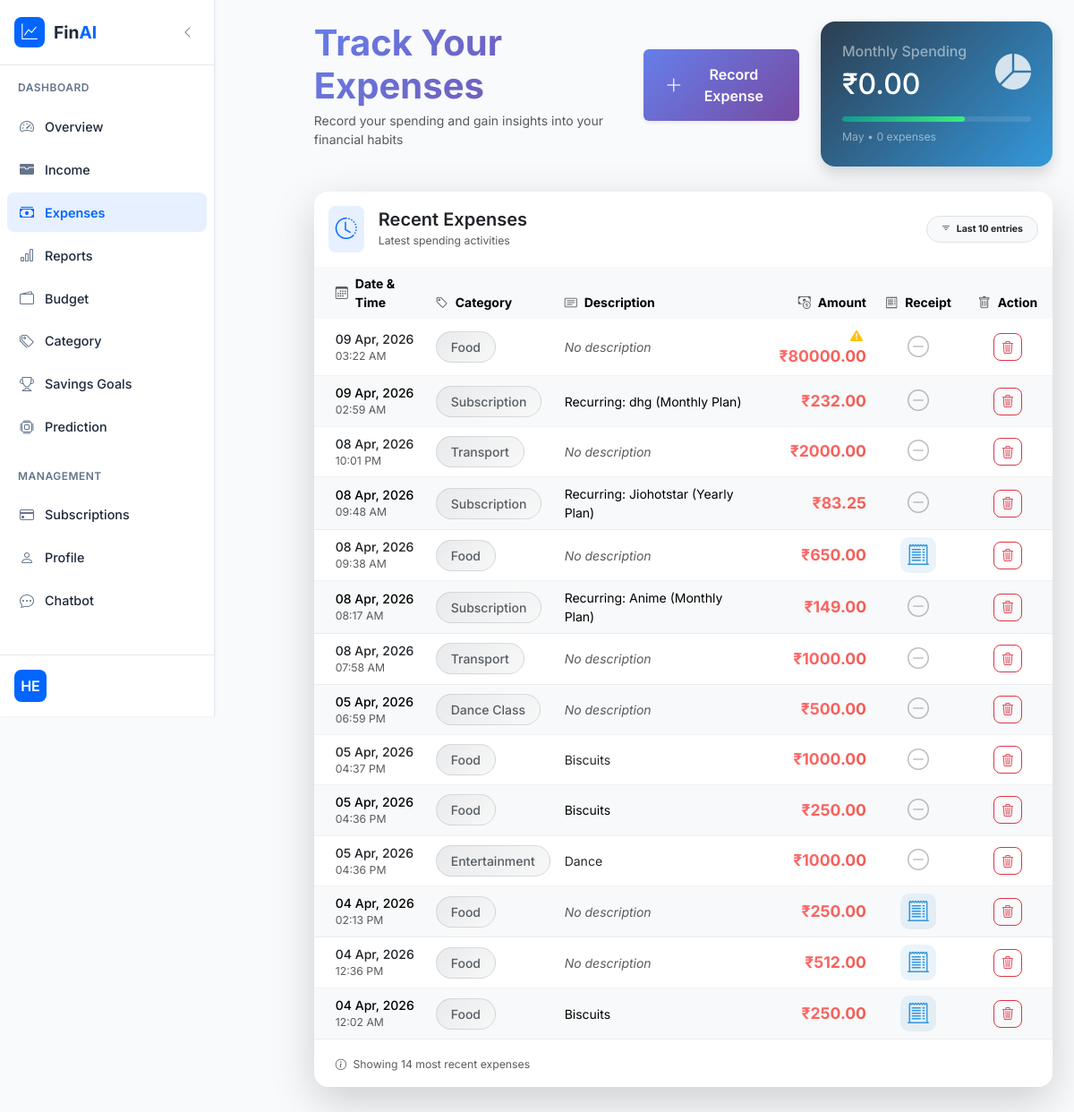
The app's page /add_expenses/ (signed in), older data.
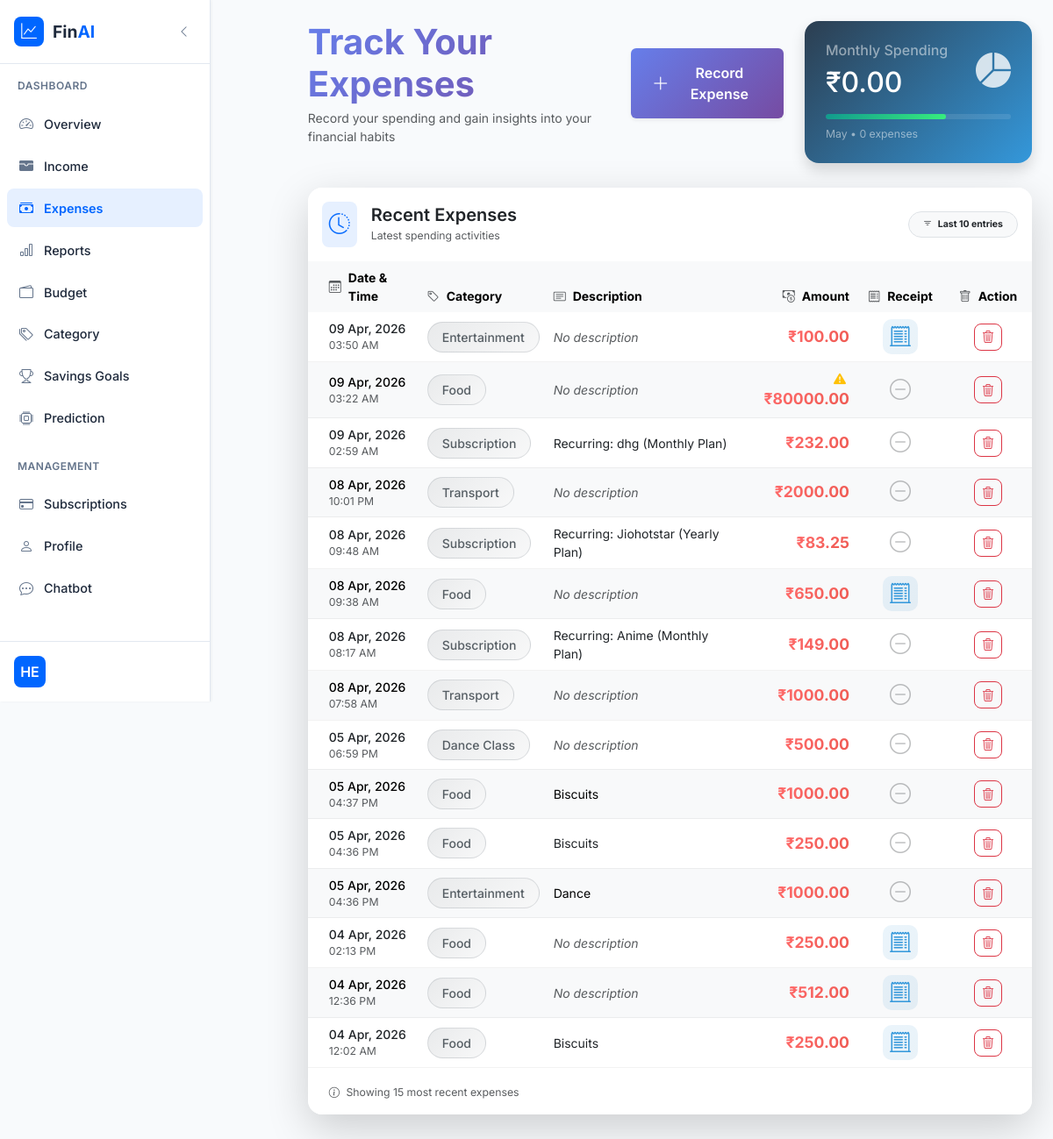
The same page, newer data.
### app/models.py (models this page shows)
class Addexpenses(models.Model):
    user = models.ForeignKey(User, on_delete=models.CASCADE, blank=True, null=True)
    category_name = models.CharField(max_length=50, null=True)
    time_stamp = models.DateTimeField(auto_now_add=True)
    spending_amount = models.FloatField(null=True)
    Buyed_Items = models.TextField(null=True)
    bill = models.FileField(upload_to='Bills/', null=True, blank=True)
    is_anomaly = models.BooleanField(default=False)
    class Meta:
        db_table = 'add_expenses'

### app/views.py (the view, shortened to what this page needs)
# urls.py: path('add_expenses/', add_expenses, name='add_expenses'),
def add_expenses(request):
    now = datetime.now()
    current_month = now.month
    current_year = now.year
    monthly_expenses_query = Addexpenses.objects.filter(
        user=request.user,
        time_stamp__month=current_month,
        time_stamp__year=current_year
    )
    total_spending = monthly_expenses_query.aggregate(Sum('spending_amount'))
    total_amount = total_spending['spending_amount__sum'] or 0
    expense_count = monthly_expenses_query.count()
    user_categories = Finanace_Category.objects.filter(user=request.user)
    recent_expenses = Addexpenses.objects.filter(user=request.user).order_by('-time_stamp')
    return render(request, 'add_expenses.html', {
        'user_categories': user_categories,
        'recent_expenses': recent_expenses,
        'total_amount': total_amount,
        'expense_count': expense_count  # <-- ADD THIS LINE
    })

### templates/add_expenses.html (shortened to what the changed rows need)
{% extends 'dashboard.html' %}
{% load static %}
{% block main %}
<div style="margin-left: 300px;">
<div class="dashboard-content">
    <div class="row mb-4">
        <div class="col-lg-8">
            <div class="d-flex flex-column flex-md-row justify-content-between align-items-start align-items-md-center mb-4 gap-3">
                <div>
                    <h1 class="mb-1 fw-bold gradient-text">Track Your Expenses</h1>
                </div>
            </div>
        </div>
        <div class="col-lg-4">
            <div class="stats-card bg-gradient-dark text-white p-4 rounded-4 shadow">
                <div class="d-flex justify-content-between align-items-center">
                    <div>
                        <h2 class="mb-0">₹{{ total_amount|default:"0.00"}}</h2>
                    </div>
                </div>
            </div>
        </div>
    </div>
    <div class="card border-0 shadow-lg rounded-4 overflow-hidden mb-5">
        <div class="card-body p-0">
            {% if recent_expenses %}
            <div class="table-responsive">
                <table class="table table-hover mb-0 align-middle">
                    <thead class="table-light">
                        <tr>
                            <th class="ps-4 border-0">
                                <span class="d-flex align-items-center">
                                    <i class="bi bi-calendar3 me-2 text-muted"></i>
                                    Date & Time
                                </span>
                            </th>
                            <th class="border-0">
                                <span class="d-flex align-items-center">
                                    <i class="bi bi-tag me-2 text-muted"></i>
                                    Category
                                </span>
                            </th>
                            <th class="border-0">
                                <span class="d-flex align-items-center">
                                    <i class="bi bi-card-text me-2 text-muted"></i>
                                    Description
                                </span>
                            </th>
                            <th class="text-end border-0">
                                <span class="d-flex align-items-center justify-content-end">
                                    <i class="bi bi-cash-coin me-2 text-muted"></i>
                                    Amount
                                </span>
                            </th>
                            <th class="text-center border-0" style="width: 100px;">
                                <span class="d-flex align-items-center justify-content-center">
                                    <i class="bi bi-receipt me-2 text-muted"></i>
                                    Receipt
                                </span>
                            </th>
                            <th class="text-center border-0" style="width: 100px;">
                                <span class="d-flex align-items-center justify-content-center">
                                    <i class="bi bi-trash me-2 text-muted"></i>
                                    Action
                                </span>
                            </th>
                        </tr>
                    </thead>
                    <tbody>
                        {% for exp in recent_expenses %}
                        <tr class="expense-row {% cycle '' 'table-light' %}">
                            <td class="ps-4">
                                <div class="d-flex flex-column">
                                    <span class="fw-medium">{{ exp.time_stamp|date:"d M, Y" }}</span>
                                    <small class="text-muted">{{ exp.time_stamp|time:"h:i A" }}</small>
                                </div>
                            </td>
                            <td>
                                <span class="category-badge"
                                      style="--category-color: {{ exp.category.color|default:'#6c757d' }}">
                                    {{ exp.category_name|default:"Uncategorized" }}
                                </span>
                            </td>
                            <td>
                                <div class="expense-description">
                                    {% if exp.Buyed_Items %}
                                        {{ exp.Buyed_Items|truncatewords:15 }}
                                    {% else %}
                                        <span class="text-muted fst-italic">No description</span>
                                    {% endif %}
                                </div>
                            </td>
                            <td class="text-end">
                                <div class="expense-amount">
                                    {% if exp.is_anomaly %}
                                    <i class="bi bi-exclamation-triangle-fill text-warning me-1" title="This expense is unusually high compared to your past spending"></i>
                                    {% endif %}
                                    <span class="amount-figure">₹{{ exp.spending_amount|floatformat:2 }}</span>
                                </div>
                            </td>
                            <td class="text-center">
                                {% if exp.bill %}
                                    <a href="{{ exp.bill.url }}" target="_blank"
                                       class="receipt-btn"
                                       title="View receipt"
                                       data-bs-toggle="tooltip">
                                         <i class="bi bi-receipt-cutoff fs-4"></i>
                                    </a>
                                {% else %}
                                    <span class="no-receipt text-muted" data-bs-toggle="tooltip" title="No receipt uploaded">
                                         <i class="bi bi-dash-circle fs-4"></i>
                                    </span>
                                {% endif %}
                            </td>
                            <td class="text-center">
                                <a href="{% url 'delete_expense' exp.pk %}"
                                   class="btn btn-sm btn-outline-danger rounded-3"
                                   onclick="return confirm('Are you sure you want to delete this expense?')"
                                   title="Delete Expense"
                                   data-bs-toggle="tooltip">
                                    <i class="bi bi-trash3"></i>
                                </a>
                            </td>
                        </tr>
                        {% endfor %}
                    </tbody>
                </table>
            </div>
            {% endif %}
        </div>
        {% if recent_expenses %}
        <div class="card-footer bg-white border-top-0 py-3 px-4">
            <div class="d-flex justify-content-between align-items-center">
                <div>
                    <small class="text-muted">
                        <i class="bi bi-info-circle me-1"></i>
                        Showing {{ recent_expenses|length }} most recent expenses
                    </small>
                </div>
            </div>
        </div>
        {% endif %}
    </div>
</div>
</div>
{% endblock %}

Row changes from the older to the newer data that the page shows:
added Addexpenses: time_stamp "09 Apr, 2026", time_stamp "03:50 AM", category_name "Entertainment", Buyed_Items "No description", spending_amount "100.00"
Text that changed along with them:
{{ recent_expenses|length }}: "14" → "15"
